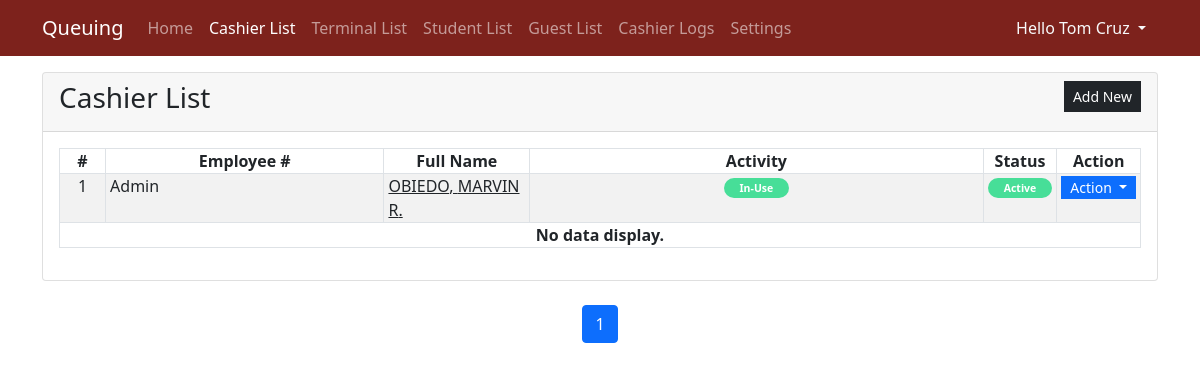
Screenshot of /administrator/?page=cashiers (signed in) with the database file from the repository.
### tables this page shows
CREATE TABLE "cashier_list" (
	"cashier_id"	INTEGER NOT NULL,
	"lastname"	TEXT NOT NULL,
	"firstname"	TEXT NOT NULL,
	"MI"	TEXT,
	"log_status"	INTEGER NOT NULL DEFAULT 2,
	"status"	INTEGER NOT NULL DEFAULT 1,
	"username"	TEXT NOT NULL UNIQUE,
	"password"	TEXT NOT NULL,
	"email_address"	TEXT NOT NULL,
	PRIMARY KEY("cashier_id" AUTOINCREMENT)
);

### administrator/cashiers.php (the view, shortened to what this page needs)
<div class="card">
    <div class="card-header d-flex justify-content-between">
        <h3 class="card-title">Cashier List</h3>
        <div class="card-tools align-middle">
            <button class="btn btn-dark btn-sm py-1 rounded-0" type="button" id="create_new">Add New</button>
        </div>
    </div>
    <?php
$sql = "SELECT COUNT(*) FROM `cashier_list`";
$total_results = $conn->querySingle($sql);
$limit = 20;
$total_pages = ceil($total_results / $limit);
$page = isset($_GET['page_num']) ? $_GET['page_num'] : 1;
$start = ($page - 1) * $limit;
$sql = "SELECT * FROM `cashier_list` ORDER BY `lastname` ASC LIMIT $start, $limit";
$qry = $conn->query($sql);
$i = $start + 1;
?>
    <div class="card-body">
        <table class="table table-hover table-striped table-bordered">
            <colgroup>
                <col width="5%">
                <col width="30%">
                <col width="15%">
                <col width="50%">
                <col width="50%">
            </colgroup>
            <thead>
                <tr>
                <th class="text-center p-0">#</th>
                    <th class="text-center p-0">Employee #</th>
                    <th class="text-center p-0">Full Name</th>
                    <th class="text-center p-0">Activity</th>
                    <th class="text-center p-0">Status</th>
                    <th class="text-center p-0">Action</th>
                </tr>
            </thead>
            <tbody>
                <?php
                    while($row = $qry->fetchArray()):
                ?>
                <tr>
                    <td class="text-center p-0"><?php echo $i++; ?></td>
                    <td class="py-0 px-1"><?php echo $row['username'] ?></td>
                    <td class="py-0 px-1 name-link "style="cursor: pointer; text-decoration: underline;">
            <span class="user-data"><?php echo $row['lastname'].", ".$row['firstname']." ".$row['MI']."." ?></span>
        </td>
                    <td class="py-0 px-1 text-center">
                        <?php
                            if($row['log_status'] == 1){
                                echo  '<span class="py-1 px-3 badge rounded-pill bg-success"><small>In-Use</small></span>';
                            }else{
                                echo  '<span class="py-1 px-3 badge rounded-pill bg-danger"><small>Not In-Use</small></span>';
                            }
                        ?>
                    </td>
                    <td class="py-0 px-1 text-center">
                        <?php
                            if($row['status'] == 1){
                                echo  '<span class="py-1 px-3 badge rounded-pill bg-success"><small>Active</small></span>';
                            }else{
                                echo  '<span class="py-1 px-3 badge rounded-pill bg-danger"><small>In-Active</small></span>';
                            }
                        ?>
                    </td>
                    <th class="text-center py-0 px-1">
                        <div class="btn-group" role="group">
                            <button id="btnGroupDrop1" type="button" class="btn btn-primary dropdown-toggle btn-sm rounded-0 py-0" data-bs-toggle="dropdown" aria-expanded="false">
                            Action
                            </button>
                        </div>
                    </th>
                </tr>
                <?php endwhile; ?>
                <?php if(!$qry->fetchArray()): ?>
                    <tr>
                        <th class="text-center p-0" colspan="7">No data display.</th>
                    </tr>
                <?php endif; ?>
            </tbody>
        </table>
    </div>
</div>
<div>
</div>
<nav>
    <ul class="pagination justify-content-center">
        <?php for($i = 1; $i <= $total_pages; $i++): ?>
        <li class="page-item <?php if($page == $i) echo 'active'; ?>"><a class="page-link" href="?page=cashiers&page_num=<?php echo $i ?>"><?php echo $i ?></a></li>
        <?php endfor; ?>
    </ul>
</nav>

### administrator/index.php (style rules this page uses)
:root { --bs-success-rgb:71, 222, 152 !important; }
html,body { height:100%; width:100%; }

### rows the page displays
cashier_list: username "Admin", lastname "OBIEDO", firstname "MARVIN", MI "R", log_status "In-Use", status "Active"

### other values shown
$_SESSION['firstname'] "Tom"
$_SESSION['lastname'] "Cruz"
